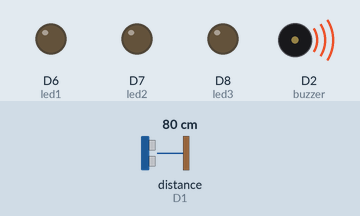
Simulated run of this sketch. Board: ESP8266 (NodeMCU). Shown: output pins drawn as LEDs (lit = HIGH), buzzer (waves = sounding). Wiring (inferred from the names in the program): ultrasonic range finder: trigger D0; echo D1. The test bench sets the inputs (shaded band); at power-on: distance to the obstacle (sensor on D1) 80 cm. The echo pulse lasts 58.3 µs per cm; WiFi joins after 1.5 s; servers stay silent unless stated; pins used as bus, display or sensor lines are not drawn; what the sketch prints to the serial monitor is not drawn.

Above: at 2.7 s.
2.8 s: distance to the obstacle (sensor on D1) set to 74 cm
4.8 s: distance to the obstacle (sensor on D1) set to 67 cm
At 7.4 s:
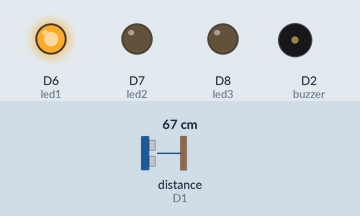
7.9 s: distance to the obstacle (sensor on D1) set to 54 cm
10.4 s: distance to the obstacle (sensor on D1) set to 44 cm
At 12.5 s:
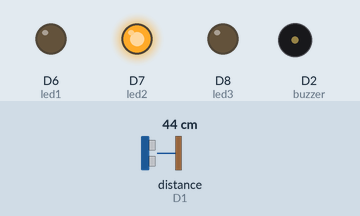
13.5 s: distance to the obstacle (sensor on D1) set to 22 cm
16.0 s: distance to the obstacle (sensor on D1) set to 18 cm
At 18.4 s:
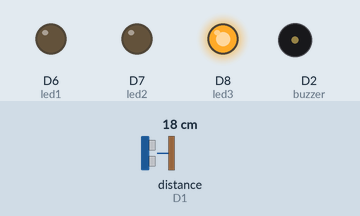
Timing chart, 0 to 19.9 s (numbered marks = the images above; inputs shaded):
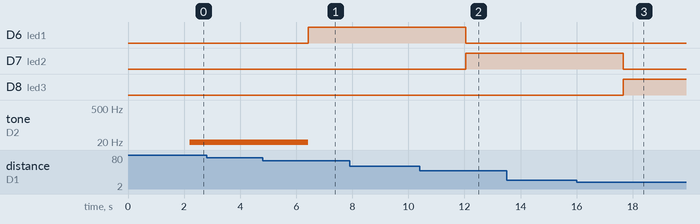

The sketch:

prullenbak_meter.ino
```cpp
// INCLUDES
#include <ESP8266HTTPClient.h>
#include <ESP8266WiFi.h>
#include <ArduinoJson.h>

// WIFI
const char* ssid = "iPhone van Tijs Luitse";
const char* pass = "johannes";
WiFiClient  client;

// HOST
const char* host = "www.tijsluitse.com";
String path = "/iot/eindopdracht/waste.json";
const int httpPort = 80;

// LEDS
int led1 = D6;
int led2 = D7;
int led3 = D8;

// DISTANCE
int trigPin = D0;
int echoPin = D1;

// BUZZER
int buzzer = D2;
int sound = 250;

void setup() {

  // SETUP PINMODES
  pinMode(trigPin, OUTPUT);
  pinMode(echoPin, INPUT);
  pinMode(led1, OUTPUT);
  pinMode(led2, OUTPUT);
  pinMode(led3, OUTPUT);
  pinMode(buzzer, OUTPUT);

  Serial.begin(9600);

  // CONNECTING TO WIFI
  WiFi.begin(ssid, pass);
  Serial.print("Connecting to ");
  Serial.println(ssid);
  while (WiFi.status() != WL_CONNECTED) {
    delay(500);
    Serial.print(".");
  }

}

void loop() {

  // DISTANCE
  int duration, distance;
  digitalWrite(trigPin, LOW);
  delayMicroseconds(200);
  digitalWrite(trigPin, HIGH);
  delayMicroseconds(1000);
  digitalWrite(trigPin, LOW);
  duration = pulseIn(echoPin, HIGH);
  distance = (duration) / 58.2;
  Serial.print ("distance ");
  Serial.println (distance);
  delay(500);

  // WASTE
  String waste;

  // GET
  HTTPClient http;

  http.begin("http://tijsluitse.com/iot/eindopdracht/output.txt");
  int httpCode = http.GET();
  String payload = http.getString();

  Serial.println("Server: " + payload);

    if (distance > 70 && distance < 1100) {
     waste = "0";
     digitalWrite(led1, LOW);
     digitalWrite(led2, LOW);
     digitalWrite(led3, LOW);
     Serial.println("Out of range");
     sound = 1;
     tone(buzzer, sound);
    }
    if (distance > 50 && distance < 70) {
     waste = "1";
     digitalWrite(led1, HIGH);
     digitalWrite(led2, LOW);
     digitalWrite(led3, LOW);
     Serial.println("Empty");
     if (payload == "on") {
      sound = 50;
      tone(buzzer, sound);
     } else {
      noTone(buzzer);
     }
    }
    if (distance > 20 && distance < 50) {
     waste = "2";
     digitalWrite(led1, LOW);
     digitalWrite(led2, HIGH);
     digitalWrite(led3, LOW);
     Serial.println("Almost full");
     if (payload == "on") {
      sound = 100;
      tone(buzzer, sound);
     } else {
      noTone(buzzer);
     }
    }
    if (distance > 0 && distance < 20) {
     waste = "4";
     digitalWrite(led1, LOW);
     digitalWrite(led2, LOW);
     digitalWrite(led3, HIGH);
     Serial.println("Full");
     if (payload == "on") {
      sound = 250;
      tone(buzzer, sound);
     } else {
      noTone(buzzer);
     }
    }

 // POST
 String data;

 data = "waste="+waste;
 if (client.connect("www.tijsluitse.com", 80)) {
   client.println("POST /iot/eindopdracht/index.php HTTP/1.1");
   client.println("Host: www.tijsluitse.com");
   client.println("Content-Type: application/x-www-form-urlencoded");
   client.println("Connection: close");
   client.print("Content-Length: ");
   client.println(data.length());
   client.println();
   client.print(data);
   client.println();
   Serial.println(data);
   Serial.println("Data send");
 } else {
   Serial.println("Something went wrong");
 }

  // wait .5s to reloop this loop
  delay(500);
}
```

Measured:
- the behaviour switches between 70 and 69 cm on distance to the obstacle (sensor on D1) (found by bisection; images 0 and 1)
- the behaviour switches between 50 and 49 cm on distance to the obstacle (sensor on D1) (found by bisection; images 1 and 2)
- the behaviour switches between 20 and 19 cm on distance to the obstacle (sensor on D1) (found by bisection; images 2 and 3)
- after the input at 2.8 s, every drawn part: stays the same
- after the input at 4.8 s, D6 (led1): LOW → HIGH after 1.6 s; tone on D2 (buzzer): 1 Hz → silent after 1.6 s
- after the input at 7.9 s, every drawn part: stays the same
- after the input at 10.4 s, D6 (led1): HIGH → LOW after 1.6 s; D7 (led2): LOW → HIGH after 1.6 s
- after the input at 13.5 s, every drawn part: stays the same
- after the input at 16.0 s, D7 (led2): HIGH → LOW after 1.7 s; D8 (led3): LOW → HIGH after 1.7 s
